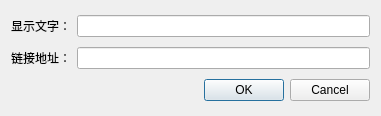
<?xml version="1.0" encoding="UTF-8"?>
<ui version="4.0">
 <class>GetLinkInfoDialog</class>
 <widget class="QDialog" name="GetLinkInfoDialog">
  <property name="geometry">
   <rect>
    <x>0</x>
    <y>0</y>
    <width>381</width>
    <height>116</height>
   </rect>
  </property>
  <property name="windowTitle">
   <string>Dialog</string>
  </property>
  <layout class="QVBoxLayout" name="verticalLayout">
   <item>
    <layout class="QHBoxLayout" name="horizontalLayout_2">
     <item>
      <widget class="QLabel" name="label">
       <property name="text">
        <string>显示文字：</string>
       </property>
      </widget>
     </item>
     <item>
      <widget class="QLineEdit" name="lineEdit"/>
     </item>
    </layout>
   </item>
   <item>
    <layout class="QHBoxLayout" name="horizontalLayout">
     <item>
      <widget class="QLabel" name="label_2">
       <property name="text">
        <string>链接地址：</string>
       </property>
      </widget>
     </item>
     <item>
      <widget class="QLineEdit" name="lineEdit_2"/>
     </item>
    </layout>
   </item>
   <item>
    <widget class="QDialogButtonBox" name="buttonBox">
     <property name="orientation">
      <enum>Qt::Horizontal</enum>
     </property>
     <property name="standardButtons">
      <set>QDialogButtonBox::Cancel|QDialogButtonBox::Ok</set>
     </property>
    </widget>
   </item>
  </layout>
 </widget>
 <resources/>
 <connections>
  <connection>
   <sender>buttonBox</sender>
   <signal>accepted()</signal>
   <receiver>GetLinkInfoDialog</receiver>
   <slot>accept()</slot>
   <hints>
    <hint type="sourcelabel">
     <x>248</x>
     <y>254</y>
    </hint>
    <hint type="destinationlabel">
     <x>157</x>
     <y>274</y>
    </hint>
   </hints>
  </connection>
  <connection>
   <sender>buttonBox</sender>
   <signal>rejected()</signal>
   <receiver>GetLinkInfoDialog</receiver>
   <slot>reject()</slot>
   <hints>
    <hint type="sourcelabel">
     <x>316</x>
     <y>260</y>
    </hint>
    <hint type="destinationlabel">
     <x>286</x>
     <y>274</y>
    </hint>
   </hints>
  </connection>
 </connections>
</ui>
